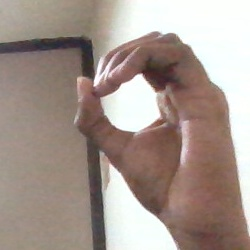
#> input picture dataset/0/174.jpg, 250 x 250 px; its folder holds only this picture in this run
$ python dataset_exploration.py
#> lines starting #> are read from the running program, lines starting #| are printed output that depends on the picture
import os
import cv2
import numpy as np
import pandas as pd
import matplotlib.pyplot as plt
import seaborn as sns
from pathlib import Path
from collections import defaultdict
from tqdm import tqdm
from typing import Dict, List, Tuple, Optional
import logging

# Configure logging
logging.basicConfig(
    level=logging.INFO,
    format='%(asctime)s - %(levelname)s - %(message)s'
)
logger = logging.getLogger(__name__)


class DatasetExplorer:
    """
    Comprehensive dataset exploration and analysis for ISL recognition.

    Attributes:
        dataset_dir (Path): Path to dataset root directory
        classes (List[str]): List of class labels (0-9, A-Z)
        class_counts (Dict): Count of images per class
        image_stats (Dict): Statistics about image properties
    """

    def __init__(self, dataset_dir: str):
        """
        Initialize DatasetExplorer.

        Args:
            dataset_dir (str): Path to dataset directory

        Raises:
            FileNotFoundError: If dataset directory doesn't exist
        """
        self.dataset_dir = Path(dataset_dir)

        if not self.dataset_dir.exists():
            raise FileNotFoundError(f"Dataset directory not found: {dataset_dir}")

        self.classes = sorted([d.name for d in self.dataset_dir.iterdir() if d.is_dir()])
        self.class_counts = {}
        self.image_stats = {
            'heights': [],
            'widths': [],
            'channels': [],
            'file_sizes': [],
            'corrupted': []
        }

        logger.info(f"Initialized DatasetExplorer with {len(self.classes)} classes")

    def load_dataset_info(self) -> Dict:
        """
        Load and analyze dataset structure.

        Returns:
            Dict: Contains class counts, total images, and dataset summary
        """
        logger.info("Loading dataset information...")

        total_images = 0
        for class_label in tqdm(self.classes, desc="Analyzing classes"):
            class_dir = self.dataset_dir / class_label
            image_count = len(list(class_dir.glob('*')))
            self.class_counts[class_label] = image_count
            total_images += image_count

        dataset_info = {
            'total_classes': len(self.classes),
            'total_images': total_images,
            'class_counts': self.class_counts,
            'avg_images_per_class': total_images / len(self.classes),
            'min_images': min(self.class_counts.values()),
            'max_images': max(self.class_counts.values())
        }

        logger.info(f"Dataset loaded: {total_images} images across {len(self.classes)} classes")
        return dataset_info

    def inspect_sample_images(self, samples_per_class: int = 5) -> Dict:
        """
        Inspect properties of sample images from each class.

        Args:
            samples_per_class (int): Number of samples to inspect per class

        Returns:
            Dict: Image properties including dimensions and channels
        """
#> called with samples_per_class = 3
        logger.info(f"Inspecting {samples_per_class} sample images per class...")

        sample_info = {
            'by_class': defaultdict(list),
            'dimensions': {'heights': [], 'widths': []},
            'channels': [],
            'valid_count': 0,
            'corrupted_count': 0
        }

        for class_label in tqdm(self.classes, desc="Inspecting samples"):
            class_dir = self.dataset_dir / class_label
            image_files = list(class_dir.glob('*'))[:samples_per_class]

            for img_file in image_files:
                try:
                    img = cv2.imread(str(img_file))
#> img is the input picture: shape (250, 250, 3); mean B, G, R 142.6, 150.7, 165.8

                    if img is None:
                        sample_info['corrupted_count'] += 1
                        self.image_stats['corrupted'].append(str(img_file))
                        continue

                    height, width = img.shape[:2]
#> height = 250; width = 250
                    channels = img.shape[2] if len(img.shape) > 2 else 1
#> channels = 3
                    file_size = os.path.getsize(img_file) / 1024  # KB

                    sample_info['by_class'][class_label].append({
                        'filename': img_file.name,
                        'height': height,
                        'width': width,
                        'channels': channels,
                        'file_size_kb': file_size
                    })

                    sample_info['dimensions']['heights'].append(height)
                    sample_info['dimensions']['widths'].append(width)
                    sample_info['channels'].append(channels)
                    self.image_stats['heights'].append(height)
                    self.image_stats['widths'].append(width)
                    self.image_stats['channels'].append(channels)
                    self.image_stats['file_sizes'].append(file_size)
                    sample_info['valid_count'] += 1

                except Exception as e:
                    logger.warning(f"Error reading {img_file}: {e}")
                    sample_info['corrupted_count'] += 1

        logger.info(f"Inspected {sample_info['valid_count']} valid images, "
                   f"{sample_info['corrupted_count']} corrupted images")
        return sample_info

    def check_data_quality(self, sample_per_class: int = 10) -> Dict:
        """
        Perform data quality checks using sampling (for speed on large datasets).

        Args:
            sample_per_class (int): Number of images to sample per class for checking.
                                   Defaults to 10 for faster execution on large datasets.

        Returns:
            Dict: Quality report including corrupted files and anomalies
        """
#> called with sample_per_class = 10
        logger.info(f"Performing data quality checks (sampling {sample_per_class} per class)...")

        quality_report = {
            'total_checked': 0,
            'valid_files': 0,
            'corrupted_files': [],
            'inconsistent_dimensions': [],
            'anomalies': []
        }

        expected_height = None
        expected_width = None

        for class_label in tqdm(self.classes, desc="Quality check"):
            class_dir = self.dataset_dir / class_label
            img_files = list(class_dir.iterdir())[:sample_per_class]

            for img_file in img_files:
                quality_report['total_checked'] += 1

                try:
                    img = cv2.imread(str(img_file))

                    if img is None:
                        quality_report['corrupted_files'].append(str(img_file))
                        continue

                    height, width = img.shape[:2]
#> height = 250; width = 250

                    # Set expected dimensions from first valid image
                    if expected_height is None:
                        expected_height = height
#> expected_height = 250
                        expected_width = width
#> expected_width = 250

                    # Check for dimension consistency
                    if height != expected_height or width != expected_width:
                        quality_report['inconsistent_dimensions'].append({
                            'file': str(img_file),
                            'expected': f"{expected_height}x{expected_width}",
                            'actual': f"{height}x{width}"
                        })

                    quality_report['valid_files'] += 1

                except Exception as e:
                    quality_report['anomalies'].append({
                        'file': str(img_file),
                        'error': str(e)
                    })

        logger.info(f"Quality check complete: {quality_report['valid_files']} valid files, "
                   f"{len(quality_report['corrupted_files'])} corrupted")
        return quality_report

    def create_class_distribution_plot(self, output_path: Optional[str] = None) -> None:
        """
        Create and save class distribution histogram.

        Args:
            output_path (str, optional): Path to save the plot.
                                        Defaults to assets/class_distribution.png
        """
        if not self.class_counts:
            logger.warning("No class counts available. Run load_dataset_info first.")
            return

        if output_path is None:
            output_path = Path('assets') / 'class_distribution.png'

        output_path = Path(output_path)
        output_path.parent.mkdir(parents=True, exist_ok=True)

        logger.info(f"Creating class distribution plot...")

        # Create figure
        plt.figure(figsize=(16, 6))

        # Bar plot
        classes = list(self.class_counts.keys())
        counts = list(self.class_counts.values())

        colors = plt.cm.Set3(np.linspace(0, 1, len(classes)))
        plt.bar(classes, counts, color=colors, edgecolor='black', alpha=0.7)

        plt.xlabel('Class Label', fontsize=12, fontweight='bold')
        plt.ylabel('Number of Images', fontsize=12, fontweight='bold')
        plt.title('ISL Dataset - Class Distribution', fontsize=14, fontweight='bold')
        plt.xticks(rotation=0, fontsize=10)
        plt.grid(axis='y', alpha=0.3, linestyle='--')

        # Add value labels on bars
        for i, (cls, count) in enumerate(zip(classes, counts)):
            plt.text(i, count + 10, str(count), ha='center', fontsize=9)

        plt.tight_layout()
        plt.savefig(output_path, dpi=300, bbox_inches='tight')
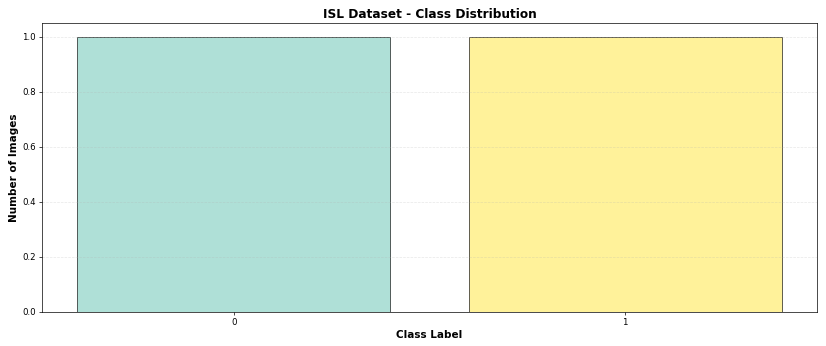
#> figure drawn by matplotlib, 1 panel
        logger.info(f"Class distribution plot saved to {output_path}")
        plt.close()

    def create_sample_grid(self, samples_per_class: int = 5,
                          output_path: Optional[str] = None) -> None:
        """
        Create and save a grid of sample images from each class.

        Args:
            samples_per_class (int): Number of samples per class to display
            output_path (str, optional): Path to save the plot.
                                        Defaults to assets/sample_grid.png
        """
#> called with samples_per_class = 3
        if output_path is None:
            output_path = Path('assets') / 'sample_grid.png'

        output_path = Path(output_path)
        output_path.parent.mkdir(parents=True, exist_ok=True)

        logger.info(f"Creating sample grid with {samples_per_class} samples per class...")

        # Create grid figure
        num_classes = len(self.classes)
        fig, axes = plt.subplots(num_classes, samples_per_class,
                                figsize=(samples_per_class * 2, num_classes * 2))

        if num_classes == 1:
            axes = axes.reshape(1, -1)
        elif samples_per_class == 1:
            axes = axes.reshape(-1, 1)

        for row, class_label in enumerate(tqdm(self.classes, desc="Loading samples")):
            class_dir = self.dataset_dir / class_label
            image_files = sorted(list(class_dir.glob('*')))[:samples_per_class]

            for col, img_file in enumerate(image_files):
                try:
                    img = cv2.imread(str(img_file))
                    if img is not None:
                        img_rgb = cv2.cvtColor(img, cv2.COLOR_BGR2RGB)
                        axes[row, col].imshow(img_rgb)
                    else:
                        axes[row, col].text(0.5, 0.5, 'Corrupted',
                                          ha='center', va='center', color='red')
                except Exception as e:
                    axes[row, col].text(0.5, 0.5, f'Error',
                                      ha='center', va='center', color='red')

                axes[row, col].set_title(f'{class_label}', fontweight='bold')
                axes[row, col].axis('off')

        plt.tight_layout()
        plt.savefig(output_path, dpi=200, bbox_inches='tight')
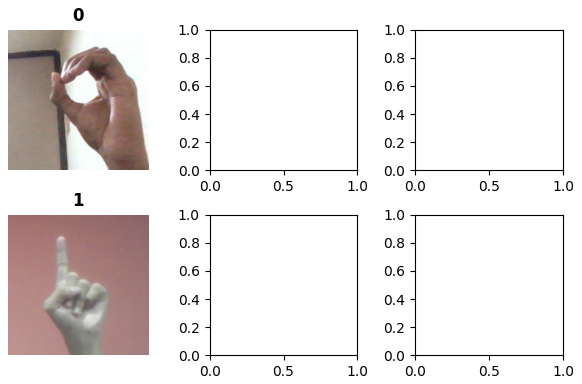
#> figure drawn by matplotlib, 2 panels
        logger.info(f"Sample grid saved to {output_path}")
        plt.close()

    def create_image_statistics_plot(self, output_path: Optional[str] = None) -> None:
        """
        Create plots for image dimension and channel statistics.

        Args:
            output_path (str, optional): Path to save the plot.
                                        Defaults to assets/image_statistics.png
        """
        if not self.image_stats['heights']:
            logger.warning("No image statistics available. Run inspect_sample_images first.")
            return

        if output_path is None:
            output_path = Path('assets') / 'image_statistics.png'

        output_path = Path(output_path)
        output_path.parent.mkdir(parents=True, exist_ok=True)

        logger.info("Creating image statistics plots...")

        fig, axes = plt.subplots(2, 2, figsize=(14, 10))

        # Height distribution
        axes[0, 0].hist(self.image_stats['heights'], bins=20, color='skyblue', edgecolor='black')
        axes[0, 0].set_xlabel('Height (pixels)', fontweight='bold')
        axes[0, 0].set_ylabel('Frequency', fontweight='bold')
        axes[0, 0].set_title('Image Height Distribution', fontweight='bold')
        axes[0, 0].grid(alpha=0.3, linestyle='--')

        # Width distribution
        axes[0, 1].hist(self.image_stats['widths'], bins=20, color='lightgreen', edgecolor='black')
        axes[0, 1].set_xlabel('Width (pixels)', fontweight='bold')
        axes[0, 1].set_ylabel('Frequency', fontweight='bold')
        axes[0, 1].set_title('Image Width Distribution', fontweight='bold')
        axes[0, 1].grid(alpha=0.3, linestyle='--')

        # Channel distribution
        unique_channels, channel_counts = np.unique(self.image_stats['channels'],
                                                    return_counts=True)
        axes[1, 0].bar(unique_channels, channel_counts, color='coral', edgecolor='black')
        axes[1, 0].set_xlabel('Number of Channels', fontweight='bold')
        axes[1, 0].set_ylabel('Frequency', fontweight='bold')
        axes[1, 0].set_title('Image Channel Distribution', fontweight='bold')
        axes[1, 0].set_xticks(unique_channels)
        axes[1, 0].grid(alpha=0.3, linestyle='--')

        # File size distribution
        axes[1, 1].hist(self.image_stats['file_sizes'], bins=20, color='plum', edgecolor='black')
        axes[1, 1].set_xlabel('File Size (KB)', fontweight='bold')
        axes[1, 1].set_ylabel('Frequency', fontweight='bold')
        axes[1, 1].set_title('Image File Size Distribution', fontweight='bold')
        axes[1, 1].grid(alpha=0.3, linestyle='--')

        plt.tight_layout()
        plt.savefig(output_path, dpi=300, bbox_inches='tight')
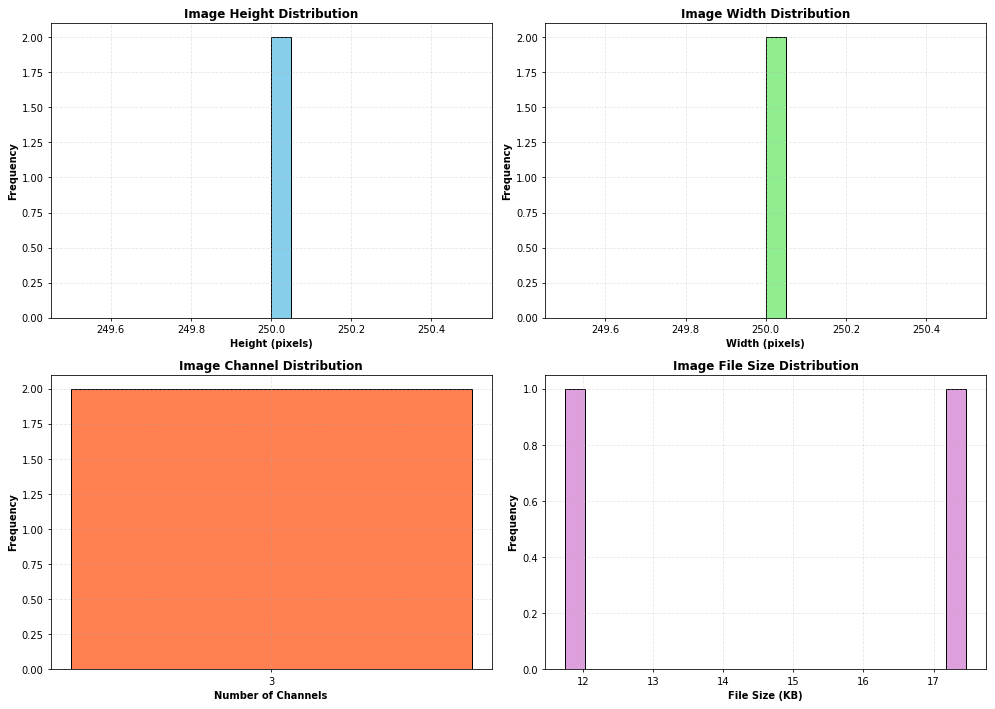
#> figure drawn by matplotlib, 4 panels; panel 1: tallest bar 2 high, from x = 250 to 250.1; panel 2: tallest bar 2 high, from x = 250 to 250.1
        logger.info(f"Image statistics plot saved to {output_path}")
        plt.close()

    def generate_eda_report(self, output_path: Optional[str] = None) -> pd.DataFrame:
        """
        Generate comprehensive EDA report as CSV.

        Args:
            output_path (str, optional): Path to save the report.
                                        Defaults to data/eda_report.csv

        Returns:
            pd.DataFrame: EDA report summary
        """
        if output_path is None:
            output_path = Path('data') / 'eda_report.csv'

        output_path = Path(output_path)
        output_path.parent.mkdir(parents=True, exist_ok=True)

        logger.info("Generating EDA report...")

        report_data = {
            'Class': [],
            'Image_Count': [],
            'Percentage': [],
            'Avg_Height_px': [],
            'Avg_Width_px': [],
            'Avg_Channels': [],
            'Avg_FileSize_KB': []
        }

        total_images = sum(self.class_counts.values())

        for class_label in self.classes:
            report_data['Class'].append(class_label)
            count = self.class_counts.get(class_label, 0)
            report_data['Image_Count'].append(count)
            report_data['Percentage'].append(f"{(count/total_images)*100:.2f}%")
            report_data['Avg_Height_px'].append(np.mean(self.image_stats['heights'])
                                               if self.image_stats['heights'] else 0)
            report_data['Avg_Width_px'].append(np.mean(self.image_stats['widths'])
                                              if self.image_stats['widths'] else 0)
            report_data['Avg_Channels'].append(np.mean(self.image_stats['channels'])
                                              if self.image_stats['channels'] else 0)
            report_data['Avg_FileSize_KB'].append(np.mean(self.image_stats['file_sizes'])
                                                 if self.image_stats['file_sizes'] else 0)

        report_df = pd.DataFrame(report_data)
        report_df.to_csv(output_path, index=False)
        logger.info(f"EDA report saved to {output_path}")

        return report_df

    def print_summary(self) -> None:
        """Print summary statistics to console."""
        logger.info("\n" + "="*60)
        logger.info("DATASET EXPLORATION SUMMARY")
        logger.info("="*60)

        if self.class_counts:
            total = sum(self.class_counts.values())
            logger.info(f"Total Classes: {len(self.classes)}")
            logger.info(f"Total Images: {total}")
            logger.info(f"Avg Images per Class: {total/len(self.classes):.0f}")
            logger.info(f"Min Images in a Class: {min(self.class_counts.values())}")
            logger.info(f"Max Images in a Class: {max(self.class_counts.values())}")

        if self.image_stats['heights']:
            logger.info(f"\nImage Dimensions (from samples):")
            logger.info(f"  Height: {np.mean(self.image_stats['heights']):.0f} ± "
                       f"{np.std(self.image_stats['heights']):.0f} pixels")
            logger.info(f"  Width: {np.mean(self.image_stats['widths']):.0f} ± "
                       f"{np.std(self.image_stats['widths']):.0f} pixels")

        if self.image_stats['channels']:
            logger.info(f"Image Channels: {int(np.mean(self.image_stats['channels']))} (avg)")

        if self.image_stats['file_sizes']:
            logger.info(f"Avg File Size: {np.mean(self.image_stats['file_sizes']):.2f} KB")

        logger.info("="*60 + "\n")


def main():
    """Main execution function."""
    # Set paths
    dataset_dir = Path('dataset')
    assets_dir = Path('assets')
    data_dir = Path('data')

    # Create assets directory if it doesn't exist
    assets_dir.mkdir(exist_ok=True)

    # Initialize explorer
    logger.info("Starting Dataset Exploration...")
    explorer = DatasetExplorer(str(dataset_dir))

    # Run analysis
    dataset_info = explorer.load_dataset_info()
    sample_info = explorer.inspect_sample_images(samples_per_class=3)
    quality_report = explorer.check_data_quality()

    # Create visualizations
    explorer.create_class_distribution_plot()
    explorer.create_sample_grid(samples_per_class=3)
    explorer.create_image_statistics_plot()

    # Generate report
    report_df = explorer.generate_eda_report()

    # Print summary
    explorer.print_summary()

    # Print quality report
    logger.info(f"Quality Report: {quality_report['valid_files']} valid files")
    if quality_report['corrupted_files']:
        logger.warning(f"Found {len(quality_report['corrupted_files'])} corrupted files")
    if quality_report['inconsistent_dimensions']:
        logger.warning(f"Found {len(quality_report['inconsistent_dimensions'])} "
                      f"images with inconsistent dimensions")

    logger.info("Dataset exploration complete!")
    logger.info(f"Visualizations saved to {assets_dir}")
    logger.info(f"Report saved to {data_dir}")


if __name__ == "__main__":
    main()
